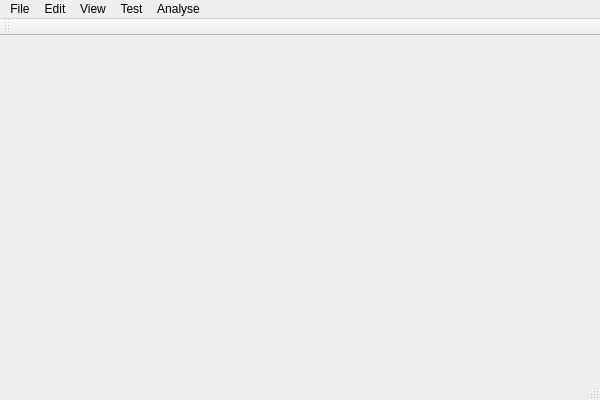
<?xml version="1.0" encoding="UTF-8"?>
<ui version="4.0">
 <class>WrfAnalysisPlatformClass</class>
 <widget class="QMainWindow" name="WrfAnalysisPlatformClass">
  <property name="geometry">
   <rect>
    <x>0</x>
    <y>0</y>
    <width>600</width>
    <height>400</height>
   </rect>
  </property>
  <property name="windowTitle">
   <string>WrfAnalysisPlatform</string>
  </property>
  <widget class="QWidget" name="centralWidget"/>
  <widget class="QMenuBar" name="menuBar">
   <property name="geometry">
    <rect>
     <x>0</x>
     <y>0</y>
     <width>600</width>
     <height>21</height>
    </rect>
   </property>
   <widget class="QMenu" name="menuFile">
    <property name="title">
     <string>File</string>
    </property>
    <addaction name="actionLoad_Numerical_Data"/>
    <addaction name="actionLoad_Historical_Data"/>
    <addaction name="actionOpen_Project"/>
    <addaction name="actionSave_Project"/>
   </widget>
   <widget class="QMenu" name="menuEdit">
    <property name="title">
     <string>Edit</string>
    </property>
    <widget class="QMenu" name="menuEdit_Isoline">
     <property name="title">
      <string>Edit Isoline</string>
     </property>
     <addaction name="actionStart_Editing"/>
     <addaction name="actionEnd_Editing"/>
    </widget>
    <addaction name="actionGenerate_Bias_Map"/>
    <addaction name="actionView_Variation_Map"/>
    <addaction name="menuEdit_Isoline"/>
    <addaction name="actionAdd_Reference_Map"/>
    <addaction name="actionAccept_Region_Growing"/>
    <addaction name="actionCluster_Bis_Parallel_Records"/>
    <addaction name="actionCluster_Bias_Line_Chart_Records"/>
    <addaction name="actionCluster_Absolute_Parallel_Records"/>
    <addaction name="actionCluster_Absolute_Line_Chart_Records"/>
   </widget>
   <widget class="QMenu" name="menuTest">
    <property name="title">
     <string>Test</string>
    </property>
    <addaction name="actionGenerate_Pcp"/>
    <addaction name="actionGenerate_Line_Chart"/>
    <addaction name="actionGenerate_Matrix_Chart"/>
    <addaction name="actionGenerate_Histogram"/>
   </widget>
   <widget class="QMenu" name="menuView">
    <property name="title">
     <string>View</string>
    </property>
    <addaction name="actionParallel_Bias_View"/>
    <addaction name="actionParallel_Absolute_View"/>
    <addaction name="actionBias_Line_View"/>
    <addaction name="actionAbsolute_Line_View"/>
    <addaction name="actionStamp_Map_View"/>
    <addaction name="actionComplex_Stamp_Map_View"/>
   </widget>
   <widget class="QMenu" name="menuAnalyse">
    <property name="title">
     <string>Analyse</string>
    </property>
    <addaction name="actionSum"/>
    <addaction name="actionMinus"/>
    <addaction name="actionVariation"/>
   </widget>
   <addaction name="menuFile"/>
   <addaction name="menuEdit"/>
   <addaction name="menuView"/>
   <addaction name="menuTest"/>
   <addaction name="menuAnalyse"/>
  </widget>
  <widget class="QToolBar" name="mainToolBar">
   <attribute name="toolBarArea">
    <enum>TopToolBarArea</enum>
   </attribute>
   <attribute name="toolBarBreak">
    <bool>false</bool>
   </attribute>
  </widget>
  <widget class="QStatusBar" name="statusBar"/>
  <action name="actionLoad_Numerical_Data">
   <property name="text">
    <string>Load Numerical Data</string>
   </property>
  </action>
  <action name="actionLoad_Historical_Data">
   <property name="text">
    <string>Load Historical Data</string>
   </property>
  </action>
  <action name="actionView_Variation_Map">
   <property name="text">
    <string>View Variation Map</string>
   </property>
  </action>
  <action name="actionGenerate_Pcp">
   <property name="text">
    <string>Generate Pcp</string>
   </property>
  </action>
  <action name="actionOpen_Project">
   <property name="text">
    <string>Open Project</string>
   </property>
  </action>
  <action name="actionSave_Project">
   <property name="text">
    <string>Save Project</string>
   </property>
  </action>
  <action name="actionGenerate_Bias_Map">
   <property name="text">
    <string>Generate Bias Map</string>
   </property>
  </action>
  <action name="actionGenerate_Line_Chart">
   <property name="text">
    <string>Generate Line Chart</string>
   </property>
  </action>
  <action name="actionGenerate_Matrix_Chart">
   <property name="text">
    <string>Generate Matrix Chart</string>
   </property>
  </action>
  <action name="actionStart_Editing">
   <property name="text">
    <string>Start Editing</string>
   </property>
  </action>
  <action name="actionEnd_Editing">
   <property name="text">
    <string>End Editing</string>
   </property>
  </action>
  <action name="actionGenerate_Histogram">
   <property name="text">
    <string>Generate Histogram</string>
   </property>
  </action>
  <action name="actionParallel_Bias_View">
   <property name="text">
    <string>Parallel Bias View</string>
   </property>
  </action>
  <action name="actionParallel_Absolute_View">
   <property name="text">
    <string>Parallel Absolute View</string>
   </property>
  </action>
  <action name="actionBias_Line_View">
   <property name="text">
    <string>Bias Line View</string>
   </property>
  </action>
  <action name="actionAbsolute_Line_View">
   <property name="text">
    <string>Absolute Line View</string>
   </property>
  </action>
  <action name="actionStamp_Map_View">
   <property name="text">
    <string>Stamp Map View</string>
   </property>
  </action>
  <action name="actionAdd_Reference_Map">
   <property name="text">
    <string>Add Reference Map</string>
   </property>
  </action>
  <action name="actionSum">
   <property name="text">
    <string>Sum</string>
   </property>
  </action>
  <action name="actionMinus">
   <property name="text">
    <string>Minus</string>
   </property>
  </action>
  <action name="actionVariation">
   <property name="text">
    <string>Variation</string>
   </property>
  </action>
  <action name="actionComplex_Stamp_Map_View">
   <property name="text">
    <string>Complex Stamp Map View</string>
   </property>
  </action>
  <action name="actionAccept_Region_Growing">
   <property name="text">
    <string>Accept Region Growing</string>
   </property>
  </action>
  <action name="actionCluster_Bis_Parallel_Records">
   <property name="text">
    <string>Cluster Bias Parallel Records</string>
   </property>
  </action>
  <action name="actionCluster_Bias_Line_Chart_Records">
   <property name="text">
    <string>Cluster Bias Line Chart Records</string>
   </property>
  </action>
  <action name="actionCluster_Absolute_Parallel_Records">
   <property name="text">
    <string>Cluster Absolute Parallel Records</string>
   </property>
  </action>
  <action name="actionCluster_Absolute_Line_Chart_Records">
   <property name="text">
    <string>Cluster Absolute Line Chart Records</string>
   </property>
  </action>
 </widget>
 <layoutdefault spacing="6" margin="11"/>
 <resources>
  <include location="wrf_analysis_platform.qrc"/>
 </resources>
 <connections/>
</ui>
